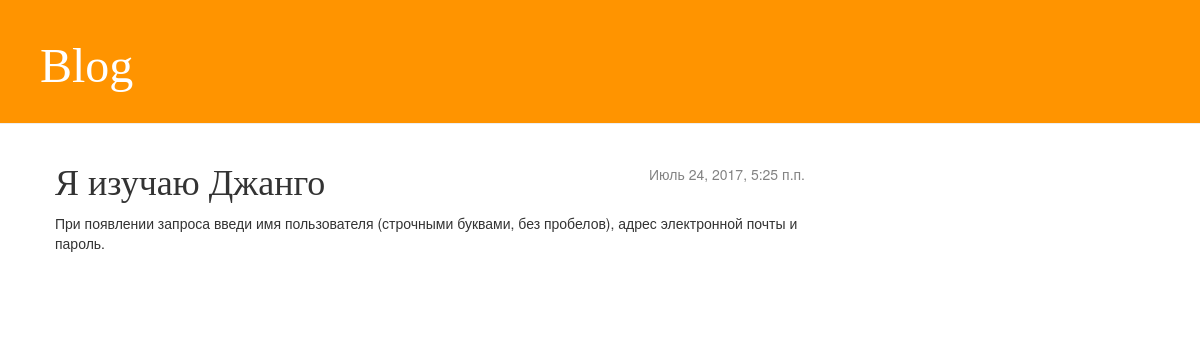
The app's page /post/4/ with its own data.
### blog/models.py (models this page shows, shortened)
class Post(models.Model):
    author = models.ForeignKey('auth.User')
    title = models.CharField(max_length=200)
    text = models.TextField()
    created_date = models.DateTimeField(default=timezone.now())
    published_date = models.DateTimeField(blank=True, null=True)

### blog/views.py (the view)
# urls.py: url(r'^post/(?P<pk>[0-9]+)/$', views.post_detail, name='post_detail'),
def post_detail(request, pk):
    post = get_object_or_404(Post, pk=pk)
    return render(request, 'blog/post_detail.html', {'post': post})

### blog/templates/blog/post_detail.html
{% extends 'blog/base.html' %}
{% block content %}
    <div class="post">
        {% if post.published_date %}
            <div class="date">
                {{ post.published_date }}
            </div>
        {% endif %}
        <h1>{{ post.title }}</h1>
        <p>{{ post.text|linebreaksbr }}</p>
    </div>
{% endblock %}

### blog/static/css/blog.css (style rules this page uses)
h1, h2, h3, h4 { font-family: 'Lobster', cursive; }
.date { float: right; color: #828282; }
.post { margin-bottom: 70px; }

### records on screen
Post: published_date "Июль 24, 2017, 5:25 п.п.", title "Я изучаю Джанго", text "При появлении запроса введи имя пользователя (строчными буквами, без пробелов), адрес электронной почты и пароль."
